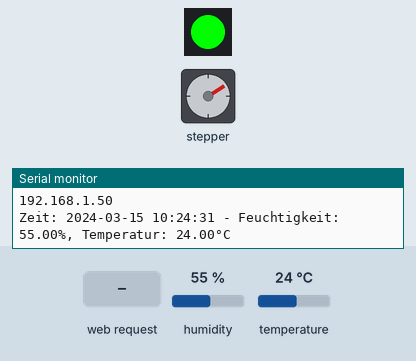
Recording of a sketch running on a simulated ESP32. Parts: 1 RGB LEDs in strip order, left to right, stepper motor, the last lines printed to the serial monitor. The test bench sets the inputs (shaded band); at power-on: humidity 55 %, temperature 24 °C. WiFi joins after 1.5 s; servers stay silent unless stated; the local clock reads 2024-03-15 10:24:30 at power-on unless the sketch sets it; stepper angles assume 2048 steps per turn.

Above: at 2.7 s.
2.8 s: HTTP request GET /toggleLED received
At 2.95 s:
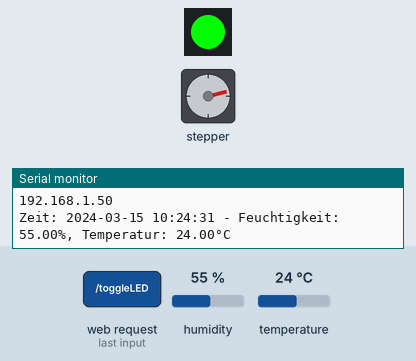
At 7.4 s:
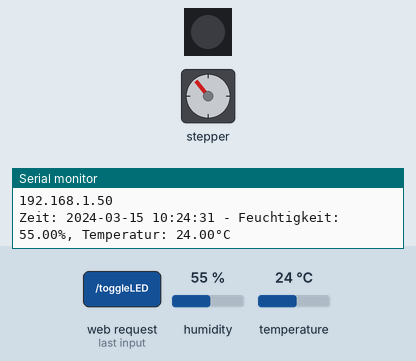
8.4 s: humidity set to 48 %
At 22.0 s:
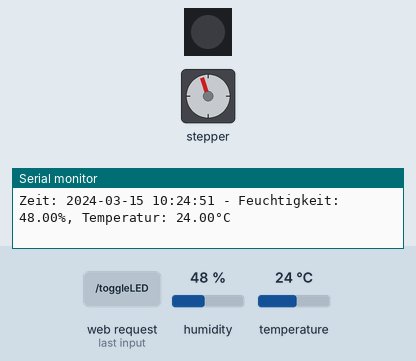
22.4 s: humidity set to 45 %
28.4 s: temperature set to 17 °C
42.4 s: temperature set to 14 °C
Timing chart, 0 to 46.9 s (numbered marks = the images above; inputs shaded):
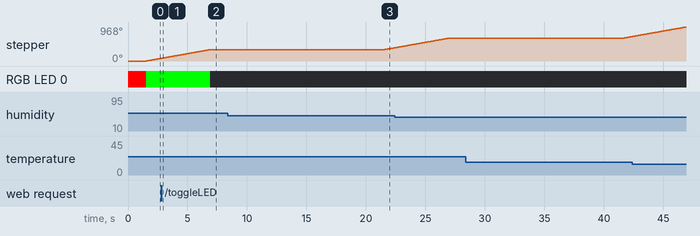

Measured:
- after the input at 2.8 s, RGB LED 0: RGB(0, 255, 0) → off after 4.1 s

The sketch:

weatherstation_v1.ino
```cpp
// Bibliotheken für WLAN, Webserver, DHT11, Zeit, Schrittmotor, RGB-LED und HTTP-Requests einbinden
#include <WiFi.h>
#include <WebServer.h>
#include <DHT.h>
#include <time.h>
#include <Stepper.h>
#include <Adafruit_NeoPixel.h>
#include <HTTPClient.h>

// Pin-Definitionen
#define DHTPIN 0                   // Pin, an dem der DHT11 angeschlossen ist
#define DHTTYPE DHT11              // Typ des Temperatursensors
#define motorPin1 2                // Pins für den Schrittmotor
#define motorPin2 3
#define motorPin3 4
#define motorPin4 5

#define LED_PIN 8                  // Pin für die RGB-LED
#define NUMPIXELS 1                // Nur eine LED wird verwendet

// Initialisierung des LED-Objekts
Adafruit_NeoPixel pixel(NUMPIXELS, LED_PIN, NEO_GRB + NEO_KHZ800);

// WLAN-Zugangsdaten
const char* ssid = "A1-62D7CA";
const char* password = "EC83B4PS45";

bool ledState = true;             // Variable, die angibt, ob die LED ein- oder ausgeschaltet ist

// Initialisierung der Sensor-, Motor- und Server-Objekte
DHT dht(DHTPIN, DHTTYPE);         // DHT11 initialisieren
WebServer server(80);             // Webserver auf Port 80 initialisieren
const int stepsPerRevolution = 2048;
Stepper myStepper(stepsPerRevolution, motorPin1, motorPin2, motorPin3, motorPin4);

// Variablen für letzte Messung und Intervalle
String lastMeasurement = "";              // Letzte erfolgreiche Messung als String
unsigned long lastRead = 0;               // Zeitstempel der letzten Messung
const unsigned long interval = 20000;     // Intervall von 20 Sekunden zwischen den Messungen

// Arrays für Durchschnittswerte und Zeitstempel (12 x 5 Minuten = 1 Stunde)
const int maxDataPoints = 12;
String timestamps[maxDataPoints];
float avgTemperatures[maxDataPoints];
float avgHumidities[maxDataPoints];
int dataIndex = 0;

// Variablen zur Berechnung der Durchschnittswerte
float tempSum = 0;
float humSum = 0;
int readingsCount = 0;
unsigned long lastAverageTime = 0;

// Gleitende Filterung zur Ausreißererkennung (mit 5 letzten Messungen)
const int lastMeasuresSize = 5;
float lastTemps[lastMeasuresSize] = {0};
float lastHums[lastMeasuresSize] = {0};
int filterIndex = 0;
bool filterFilled = false;

// Funktion zur Zeitsynchronisation via NTP
void initTime() {
  configTzTime("CET-1CEST,M3.5.0/2,M10.5.0/3", "pool.ntp.org", "time.nist.gov");
  while (time(nullptr) < 100000) {
    delay(500); // Warten, bis die Zeit gesetzt wurde
  }
}

// Funktion zum Setzen der LED-Farbe (RGB)
void setLED(uint8_t r, uint8_t g, uint8_t b) {
  pixel.setPixelColor(0, pixel.Color(r, g, b));
  pixel.show(); // Farbe anzeigen
}

// Gibt den aktuellen Zeitstempel als formatierten String zurück
String getFormattedTime() {
  time_t now = time(nullptr);
  struct tm* timeinfo = localtime(&now);
  char buffer[25];
  strftime(buffer, sizeof(buffer), "%Y-%m-%d %H:%M:%S", timeinfo);
  return String(buffer);
}

// Funktion zur Erkennung von Ausreißern mit Toleranzbereich
bool isOutlier(float newValue, float* history, int size, float tolerance = 8.0) {
  int count = filterFilled ? size : filterIndex;
  if (count == 0) return false;

  float sum = 0;
  for (int i = 0; i < count; i++) sum += history[i];
  float avg = sum / count;

  return abs(newValue - avg) > tolerance;
}

void setup() {
  Serial.begin(115200);      // Serielle Schnittstelle starten
  pixel.begin();             // LED initialisieren
  setLED(255, 0, 0);         // Rot: Startstatus

  dht.begin();               // DHT-Sensor starten
  myStepper.setSpeed(10);    // Drehgeschwindigkeit des Motors festlegen

  // Mit WLAN verbinden
  WiFi.begin(ssid, password);
  while (WiFi.status() != WL_CONNECTED) {
    delay(500);
  }
  setLED(0, 0, 0);           // LED aus: WLAN verbunden
  Serial.println("WLAN verbunden!");
  Serial.println(WiFi.localIP());

  initTime();                // Zeit synchronisieren

  // HTTP-Route für Startseite
  // HTML und JS für die Website
  server.on("/", []() {
    server.send(200, "text/html", R"rawliteral(
<!DOCTYPE html><html>
<head><meta charset="UTF-8"><title>DHT11</title>
<script src="https://cdn.jsdelivr.net/npm/chart.js"></script>
<script>
async function updateData() {
  const res = await fetch('/data');
  const txt = await res.text();
  document.getElementById('data').innerText = txt;
}

async function toggleLED() {
  const res = await fetch('/toggleLED');
  const txt = await res.text();
  alert(txt);
}

let tempChart, humidityChart;

async function loadChartData() {
  const res = await fetch('/chartdata');
  const text = await res.text();
  const lines = text.trim().split("\n");

  const labels = [];
  const temps = [];

  lines.forEach(line => {
    const parts = line.split(",");
    if (parts.length === 2) {
      labels.push(parts[0]);
      temps.push(parseFloat(parts[1]));
    }
  });

  if (!tempChart) {
    tempChart = new Chart("myChart", {
      type: "line",
      data: {
        labels: labels,
        datasets: [{
          label: "Temperatur (°C) - Jeder Punkt represäntiert den Durchschnitt der letzten 5 Minuten. Jeder Zeitstempel steht für den Durchschnitt der letzten 5 Minuten zur Zeit des Zeitstempels (von ihm selber).",
          backgroundColor: "rgba(0,0,255,0.3)",
          borderColor: "rgba(0,0,255,1.0)",
          data: temps,
          fill: false
        }]
      },
      options: {
        scales: {
          x: { title: { display: true, text: 'Zeit' } },
          y: { title: { display: true, text: '°C' }, suggestedMin: 0, suggestedMax: 40 }
        }
      }
    });
  } else {
    tempChart.data.labels = labels;
    tempChart.data.datasets[0].data = temps;
    tempChart.update();
  }
}

async function loadHumidityData() {
  const res = await fetch('/humiditychartdata');
  const text = await res.text();
  const lines = text.trim().split("\n");

  const labels = [];
  const hums = [];

  lines.forEach(line => {
    const parts = line.split(",");
    if (parts.length === 2) {
      labels.push(parts[0]);
      hums.push(parseFloat(parts[1]));
    }
  });

  if (!humidityChart) {
    humidityChart = new Chart("humidityChart", {
      type: "line",
      data: {
        labels: labels,
        datasets: [{
          label: "Luftfeuchtigkeit (%) - Jeder Punkt represäntiert den Durchschnitt der letzten 5 Minuten. Jeder Zeitstempel steht für den Durchschnitt der letzten 5 Minuten zur Zeit des Zeitstempels (von ihm selber).",
          backgroundColor: "rgba(0,255,0,0.3)",
          borderColor: "rgba(0,255,0,1.0)",
          data: hums,
          fill: false
        }]
      },
      options: {
        scales: {
          x: { title: { display: true, text: 'Zeit' } },
          y: { title: { display: true, text: '%' }, suggestedMin: 0, suggestedMax: 100 }
        }
      }
    });
  } else {
    humidityChart.data.labels = labels;
    humidityChart.data.datasets[0].data = hums;
    humidityChart.update();
  }
}

setInterval(updateData, 5000);
setInterval(() => {
  loadChartData();
  loadHumidityData();
}, 60000);

window.onload = () => {
  updateData();
  loadChartData();
  loadHumidityData();
};
</script>
</head>
<body>
  <h2>Letzte Messung:</h2>
  <div id="data">Lade...</div>
  <br>
  <button onclick="toggleLED()">LED EIN/AUS</button>
  <br><br>
  <canvas id="myChart" width="400" height="200"></canvas>
  <br><br>
  <canvas id="humidityChart" width="400" height="200"></canvas>
</body></html>
    )rawliteral");
  });

  // Route für letzte Messdaten
  server.on("/data", []() {
    server.send(200, "text/plain", lastMeasurement);
  });

  // LED-Status über Webinterface umschalten
  server.on("/toggleLED", []() {
    ledState = !ledState;
    setLED(ledState ? 0 : 0, ledState ? 255 : 0, 0); // Wenn aktiv, grün
    server.send(200, "text/plain", ledState ? "LED eingeschaltet" : "LED ausgeschaltet");
  });

  // Temperatur-Durchschnittswerte für Diagramm
  server.on("/chartdata", []() {
    String data = "";
    for (int i = 0; i < maxDataPoints; i++) {
      int index = (dataIndex + i) % maxDataPoints;
      if (timestamps[index] != "") {
        data += timestamps[index] + "," + String(avgTemperatures[index], 2) + "\n";
      }
    }
    server.send(200, "text/plain", data);
  });

  // Luftfeuchtigkeits-Durchschnittswerte für Diagramm
  server.on("/humiditychartdata", []() {
    String data = "";
    for (int i = 0; i < maxDataPoints; i++) {
      int index = (dataIndex + i) % maxDataPoints;
      if (timestamps[index] != "") {
        data += timestamps[index] + "," + String(avgHumidities[index], 2) + "\n";
      }
    }
    server.send(200, "text/plain", data);
  });

  server.begin(); // Webserver starten
}

void loop() {
  server.handleClient(); // Anfragen verarbeiten

  // Wenn 20 Sekunden seit letzter Messung vergangen sind oder erste Messung
  if (lastRead == 0 || millis() - lastRead >= interval) {
    lastRead = millis(); // Zeit aktualisieren

    float humidity = dht.readHumidity();        // Feuchtigkeit messen
    float temperature = dht.readTemperature();  // Temperatur messen

    // Wenn Messwerte gültig sind
    if (!isnan(humidity) && !isnan(temperature)) {

      // Ausreißerprüfung
      if (isOutlier(temperature, lastTemps, lastMeasuresSize) || isOutlier(humidity, lastHums, lastMeasuresSize)) {
        Serial.println("Ausreißer erkannt, Messung wird ignoriert.");
        return; // Messung wird ignoriert
      }

      // Messung ins Filterarray eintragen
      lastTemps[filterIndex] = temperature;
      lastHums[filterIndex] = humidity;
      filterIndex = (filterIndex + 1) % lastMeasuresSize;
      if (filterIndex == 0) filterFilled = true;

      // Aktuelle Zeit und Messwerte speichern
      String time = getFormattedTime();
      lastMeasurement = "Zeit: " + time +
                        " - Feuchtigkeit: " + String(humidity, 2) + "%" +
                        ", Temperatur: " + String(temperature, 2) + "°C";
      Serial.println(lastMeasurement);

      // Für Durchschnitt berechnen
      tempSum += temperature;
      humSum += humidity;
      readingsCount++;

      // LED-Farbe an Temperatur anpassen (nur wenn LED aktiv)
      if (ledState) {
        if (temperature > 30) {
          setLED(255, 165, 0);  // Orange
        } else if (temperature >= 17.0 && temperature <= 30.0) {
          setLED(0, 255, 0);    // Grün
        } else {
          setLED(0, 0, 255);    // Blau
        }
      }

      // Durchschnitt alle 5 Minuten berechnen
      if (millis() - lastAverageTime >= 300000 || lastAverageTime == 0) {
        avgTemperatures[dataIndex] = tempSum / readingsCount;
        avgHumidities[dataIndex] = humSum / readingsCount;
        timestamps[dataIndex] = time;
        dataIndex = (dataIndex + 1) % maxDataPoints;

        // Rücksetzen für neue Durchschnittsberechnung
        tempSum = 0;
        humSum = 0;
        readingsCount = 0;
        lastAverageTime = millis();
      }

      // Schrittmotor 15 Sekunden nach Messung für 5 Sekunden drehen lassen
      unsigned long startMotor = millis();
      while (millis() - startMotor < 5000) {
        myStepper.step(stepsPerRevolution / 10); // Langsames Drehen
      }
    } else {
      Serial.println("Fehler beim Lesen vom DHT11");
    }
  }
}
```
